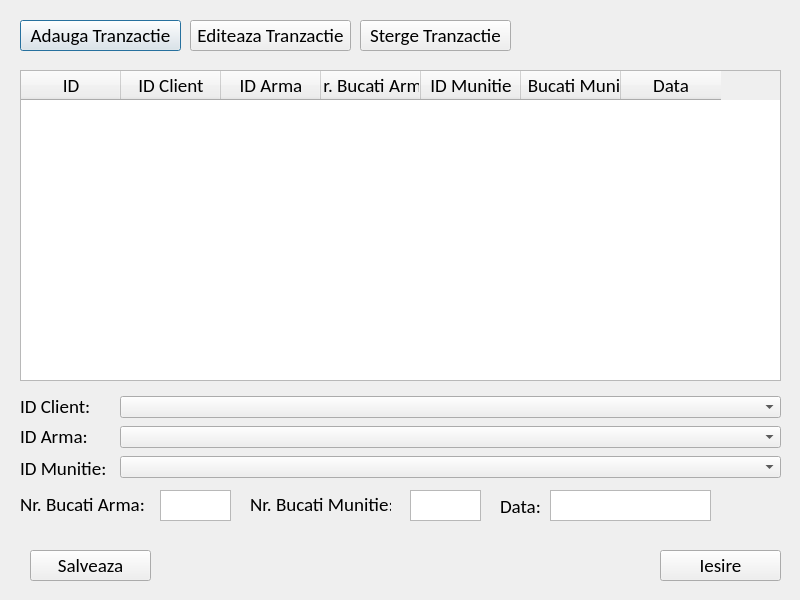
<?xml version="1.0" encoding="UTF-8"?>
<ui version="4.0">
 <class>Dialog_clienti</class>
 <widget class="QDialog" name="Dialog_clienti">
  <property name="geometry">
   <rect>
    <x>0</x>
    <y>0</y>
    <width>800</width>
    <height>600</height>
   </rect>
  </property>
  <property name="windowTitle">
   <string>Dialog</string>
  </property>
  <widget class="QTableWidget" name="table">
   <property name="geometry">
    <rect>
     <x>20</x>
     <y>70</y>
     <width>761</width>
     <height>311</height>
    </rect>
   </property>
   <property name="font">
    <font>
     <family>Calibri</family>
     <pointsize>14</pointsize>
    </font>
   </property>
   <column>
    <property name="text">
     <string>ID</string>
    </property>
   </column>
   <column>
    <property name="text">
     <string>ID Client</string>
    </property>
   </column>
   <column>
    <property name="text">
     <string>ID Arma</string>
    </property>
   </column>
   <column>
    <property name="text">
     <string>Nr. Bucati Arma</string>
    </property>
   </column>
   <column>
    <property name="text">
     <string>ID Munitie</string>
    </property>
   </column>
   <column>
    <property name="text">
     <string>Nr. Bucati Munitie</string>
    </property>
   </column>
   <column>
    <property name="text">
     <string>Data</string>
    </property>
   </column>
  </widget>
  <widget class="QPushButton" name="button_adauga">
   <property name="geometry">
    <rect>
     <x>20</x>
     <y>20</y>
     <width>161</width>
     <height>31</height>
    </rect>
   </property>
   <property name="font">
    <font>
     <family>Calibri</family>
     <pointsize>14</pointsize>
    </font>
   </property>
   <property name="text">
    <string>Adauga Tranzactie</string>
   </property>
  </widget>
  <widget class="QPushButton" name="button_editeaza">
   <property name="geometry">
    <rect>
     <x>190</x>
     <y>20</y>
     <width>161</width>
     <height>31</height>
    </rect>
   </property>
   <property name="font">
    <font>
     <family>Calibri</family>
     <pointsize>14</pointsize>
    </font>
   </property>
   <property name="text">
    <string>Editeaza Tranzactie</string>
   </property>
  </widget>
  <widget class="QPushButton" name="button_sterge">
   <property name="geometry">
    <rect>
     <x>360</x>
     <y>20</y>
     <width>151</width>
     <height>31</height>
    </rect>
   </property>
   <property name="font">
    <font>
     <family>Calibri</family>
     <pointsize>14</pointsize>
    </font>
   </property>
   <property name="text">
    <string>Sterge Tranzactie</string>
   </property>
  </widget>
  <widget class="QTextEdit" name="text_bucati_arma">
   <property name="geometry">
    <rect>
     <x>160</x>
     <y>490</y>
     <width>71</width>
     <height>31</height>
    </rect>
   </property>
   <property name="font">
    <font>
     <family>Calibri</family>
     <pointsize>12</pointsize>
    </font>
   </property>
  </widget>
  <widget class="QLabel" name="label">
   <property name="geometry">
    <rect>
     <x>20</x>
     <y>400</y>
     <width>81</width>
     <height>13</height>
    </rect>
   </property>
   <property name="font">
    <font>
     <family>Calibri</family>
     <pointsize>14</pointsize>
    </font>
   </property>
   <property name="text">
    <string>ID Client:</string>
   </property>
  </widget>
  <widget class="QLabel" name="label_2">
   <property name="geometry">
    <rect>
     <x>20</x>
     <y>430</y>
     <width>81</width>
     <height>13</height>
    </rect>
   </property>
   <property name="font">
    <font>
     <family>Calibri</family>
     <pointsize>14</pointsize>
    </font>
   </property>
   <property name="text">
    <string>ID Arma:</string>
   </property>
  </widget>
  <widget class="QLabel" name="label_3">
   <property name="geometry">
    <rect>
     <x>20</x>
     <y>496</y>
     <width>131</width>
     <height>16</height>
    </rect>
   </property>
   <property name="font">
    <font>
     <family>Calibri</family>
     <pointsize>14</pointsize>
    </font>
   </property>
   <property name="text">
    <string>Nr. Bucati Arma:</string>
   </property>
  </widget>
  <widget class="QLabel" name="label_4">
   <property name="geometry">
    <rect>
     <x>20</x>
     <y>460</y>
     <width>91</width>
     <height>16</height>
    </rect>
   </property>
   <property name="font">
    <font>
     <family>Calibri</family>
     <pointsize>14</pointsize>
    </font>
   </property>
   <property name="text">
    <string>ID Munitie:</string>
   </property>
  </widget>
  <widget class="QTextEdit" name="text_bucati_munitie">
   <property name="geometry">
    <rect>
     <x>410</x>
     <y>490</y>
     <width>71</width>
     <height>31</height>
    </rect>
   </property>
   <property name="font">
    <font>
     <family>Calibri</family>
     <pointsize>12</pointsize>
    </font>
   </property>
  </widget>
  <widget class="QLabel" name="label_5">
   <property name="geometry">
    <rect>
     <x>250</x>
     <y>496</y>
     <width>141</width>
     <height>16</height>
    </rect>
   </property>
   <property name="font">
    <font>
     <family>Calibri</family>
     <pointsize>14</pointsize>
    </font>
   </property>
   <property name="text">
    <string>Nr. Bucati Munitie:</string>
   </property>
  </widget>
  <widget class="QLabel" name="label_6">
   <property name="geometry">
    <rect>
     <x>500</x>
     <y>496</y>
     <width>61</width>
     <height>21</height>
    </rect>
   </property>
   <property name="font">
    <font>
     <family>Calibri</family>
     <pointsize>14</pointsize>
    </font>
   </property>
   <property name="text">
    <string>Data:</string>
   </property>
  </widget>
  <widget class="QTextEdit" name="text_data">
   <property name="geometry">
    <rect>
     <x>550</x>
     <y>490</y>
     <width>161</width>
     <height>31</height>
    </rect>
   </property>
   <property name="font">
    <font>
     <family>Calibri</family>
     <pointsize>12</pointsize>
    </font>
   </property>
   <property name="toolTip">
    <string>DD.MM.YYYY</string>
   </property>
  </widget>
  <widget class="QPushButton" name="button_salveaza">
   <property name="geometry">
    <rect>
     <x>30</x>
     <y>550</y>
     <width>121</width>
     <height>31</height>
    </rect>
   </property>
   <property name="font">
    <font>
     <family>Calibri</family>
     <pointsize>14</pointsize>
    </font>
   </property>
   <property name="text">
    <string>Salveaza</string>
   </property>
  </widget>
  <widget class="QPushButton" name="button_iesire">
   <property name="geometry">
    <rect>
     <x>660</x>
     <y>550</y>
     <width>121</width>
     <height>31</height>
    </rect>
   </property>
   <property name="font">
    <font>
     <family>Calibri</family>
     <pointsize>14</pointsize>
    </font>
   </property>
   <property name="text">
    <string>Iesire</string>
   </property>
  </widget>
  <widget class="QComboBox" name="comboBox_id_client">
   <property name="geometry">
    <rect>
     <x>120</x>
     <y>396</y>
     <width>661</width>
     <height>22</height>
    </rect>
   </property>
   <property name="font">
    <font>
     <family>Calibri</family>
     <pointsize>12</pointsize>
    </font>
   </property>
  </widget>
  <widget class="QComboBox" name="comboBox_id_arma">
   <property name="geometry">
    <rect>
     <x>120</x>
     <y>426</y>
     <width>661</width>
     <height>22</height>
    </rect>
   </property>
   <property name="font">
    <font>
     <family>Calibri</family>
     <pointsize>12</pointsize>
    </font>
   </property>
  </widget>
  <widget class="QComboBox" name="comboBox_id_munitie">
   <property name="geometry">
    <rect>
     <x>120</x>
     <y>456</y>
     <width>661</width>
     <height>22</height>
    </rect>
   </property>
   <property name="font">
    <font>
     <family>Calibri</family>
     <pointsize>12</pointsize>
    </font>
   </property>
  </widget>
 </widget>
 <resources/>
 <connections/>
</ui>
